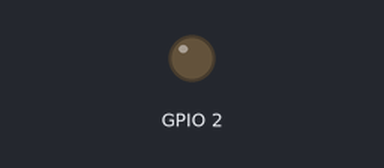
Bench run of a program on a simulated ESP8266 (NodeMCU). On the bench: output pins drawn as LEDs (lit = HIGH). Dashed ring = blinking. Storage starts empty; what the program prints to the serial monitor is not drawn.

Above: at 0.21 s.
At 2.91 s:
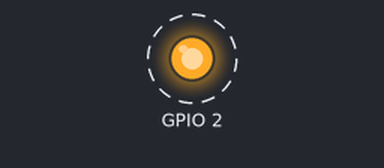
Timing chart, 0 to 3.2 s (numbered marks = the images above):
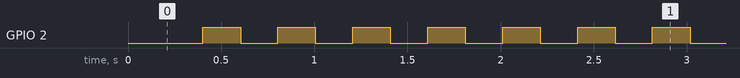

Measured:
- by itself, GPIO 2: alternates HIGH for 0.20 s and LOW for 0.20 s

The program:

main.cpp
```cpp
#include <Arduino.h>
#include<ESP8266WiFi.h>
#include<ESP8266mDNS.h>
#include <ESPAsyncUDP.h>
#include "init.hpp"
#include "LED.hpp"
#include <ArduinoOTA.h>
#include <SoftwareSerial.h>

#include "mcuInterface.h"

#include "global.h"

LED systemLed(2,ACTIVE_LOW);
SoftwareSerial swSer(5,4, false, 256);

int led_toggle_ts=0;
int dimmer_set_ts=0;
Dimmer dim("DIMMER",100);

void setup(){

  swSer.begin(115200);
  DEBUG_PORT.begin(115200);
  DEBUG_PORT.println("Esp8266 Booting..");
  //Wire.begin();

  spiffsInit();
  wifiInit();
  gpioInit();
  udpServerInit();
  otaSetup();
  DEBUG_PORT.println("Esp8266 Boot complete..");
}

void loop(){
  if(millis() - led_toggle_ts>200){
    led_toggle_ts = millis();
    systemLed.toggle();
  }

  if(millis() - dimmer_set_ts>50){
    dimmer_set_ts = millis();
    dim.increment();
  }


  #if 0
  Wire.beginTransmission(10);
  Wire.write(5);
  int rc = Wire.endTransmission();

  DEBUG_PORT.println("Wire Transmission result: " + rc);

  DEBUG_PORT.print("Reading from 10 1 byte = ");
  DEBUG_PORT.println(Wire.requestFrom(10,1));
#endif

  ArduinoOTA.handle();

}
```

LED.hpp
```cpp
#ifndef LED_H
#define LED_H
#include<Arduino.h>
enum ACTIVE_MODE{
  ACTIVE_LOW=0,
  ACTIVE_HIGH=1
};
class LED{
  uint8_t _pin;
  uint8_t _activeMode;
  uint8_t _state;
public:
  LED(uint8_t pin, uint8_t activeMode):
  _pin(pin), _activeMode(activeMode){
    pinMode(_pin,OUTPUT);
    OFF();

  }
  void ON(){
    digitalWrite(_pin,
      _activeMode == ACTIVE_HIGH? HIGH: LOW);
      _state=HIGH;
  }
  void OFF(){
    digitalWrite(_pin,
      _activeMode == ACTIVE_HIGH? LOW: HIGH);
      _state = LOW;
  }
  void toggle(){
    if(_state==HIGH){
      OFF();
    }else{
      ON();
    }
  }
};

#endif
```

global.h
```cpp
#ifndef GLOBAL_H
#define GLOBAL_H
#include <SoftwareSerial.h>
#define DEBUG_PORT Serial

extern SoftwareSerial swSer;

#endif
```

init.cpp
```cpp
#include <Arduino.h>
#include <FS.h>
#include <ESP8266WiFi.h>
#include "config.hpp"
#include <ESPAsyncUDP.h>
#include <ArduinoOTA.h>

#include "global.h"

void gpioInit(){

}


#define CONFIG_FILE "/config.conf"
Config conf;
int critical_error;

WiFiEventHandler onConnectHandler;
WiFiEventHandler onDisconnectHandler;
bool disconnected = false;
void onDisconnected(const WiFiEventStationModeDisconnected& event)
{
  DEBUG_PORT.println("Wifi Disconnected from accesspoint " + event.ssid +
  ". Reason [" + event.reason +"].");
  //connectWifi(ssid,passwd);
  disconnected = true;
}

void onConnected(const WiFiEventStationModeConnected& event){
  disconnected = false;
  DEBUG_PORT.println("Wifi connected to accespoint.");
  DEBUG_PORT.println("  SSID: " + event.ssid);
  char bssid[100];
  sprintf(bssid,"%02x:%02x:%02x:%02x:%02x:%02x",event.bssid[0],
  event.bssid[1],
  event.bssid[2],
  event.bssid[3],
  event.bssid[4],
  event.bssid[5]);
  DEBUG_PORT.print("  BSSID: " ); DEBUG_PORT.println(bssid);
  DEBUG_PORT.println("  Channel: " + event.channel);
}

void connectWifi(String &ssid,String &passwd)
{
  DEBUG_PORT.println("Connecting to " + ssid);
  WiFi.begin(ssid.c_str(),passwd.c_str());

}
void wifiInit(){
  onDisconnectHandler = WiFi.onStationModeDisconnected(&onDisconnected);
  onConnectHandler = WiFi.onStationModeConnected(&onConnected);

  if(!conf.parse(CONFIG_FILE))
  {
    critical_error = true;
  }

  if(conf.mode == "STA")
  {
    WiFi.mode(WIFI_STA);
    WiFi.softAP(conf.softApSSID.c_str(),conf.softApPasswd.c_str());
    DEBUG_PORT.println("Soft AP started.");
    DEBUG_PORT.print(" SSID: " + conf.softApSSID + " Passwd: " + conf.softApPasswd);

  }else if(conf.mode == "AP"){
    WiFi.mode(WIFI_AP);
    connectWifi(conf.apSSID,conf.apPasswd);
  }else if(conf.mode == "STA_AP"){
    WiFi.mode(WIFI_AP_STA);
    connectWifi(conf.apSSID,conf.apPasswd);
    WiFi.softAP(conf.softApSSID.c_str(),conf.softApPasswd.c_str());
    DEBUG_PORT.println("Soft AP started.");
    DEBUG_PORT.print(" SSID: " + conf.softApSSID + " Passwd: " + conf.softApPasswd);
  }
}

void spiffsInit(){
  DEBUG_PORT.print("Mounting SPIFFS..");
  if (!SPIFFS.begin()) {
    DEBUG_PORT.println("[ERR]");
    return;
  }
  DEBUG_PORT.println("[OK]");
}
#define SERVER_LISTEN_PORT 1234
AsyncUDP udp;

void udpServerInit(){
  DEBUG_PORT.print("Starting UDP server on port " + WiFi.localIP());
  DEBUG_PORT.print(":"+ String(SERVER_LISTEN_PORT));
  DEBUG_PORT.print(" ");
  if(udp.listen(SERVER_LISTEN_PORT)){
    DEBUG_PORT.println("[OK]");
    udp.onPacket([](AsyncUDPPacket packet) {
            DEBUG_PORT.print("UDP Packet Type: ");
            DEBUG_PORT.print(packet.isBroadcast()?"Broadcast":packet.isMulticast()?"Multicast":"Unicast");
            DEBUG_PORT.print(", From: ");
            DEBUG_PORT.print(packet.remoteIP());
            DEBUG_PORT.print(":");
            DEBUG_PORT.print(packet.remotePort());
            DEBUG_PORT.print(", To: ");
            DEBUG_PORT.print(packet.localIP());
            DEBUG_PORT.print(":");
            DEBUG_PORT.print(packet.localPort());
            DEBUG_PORT.print(", Length: ");
            DEBUG_PORT.print(packet.length());
            DEBUG_PORT.print(", Data: ");
            DEBUG_PORT.write(packet.data(), packet.length());
            DEBUG_PORT.println();});
  }else{
    DEBUG_PORT.println("[ERR]");
  }
}

void otaSetup(){
  DEBUG_PORT.println("OTA hostname: "+ conf.hostname);
  ArduinoOTA.setHostname(conf.hostname.c_str());
  ArduinoOTA.begin();
}
```

init.hpp
```cpp
#ifndef INIT_HPP
#define INIT_HPP

void gpioInit();
void wifiInit();
void spiffsInit();
void udpServerInit();
void otaSetup();

#endif
```

mcuInterface.h
```cpp
#ifndef MCUINERFACE_H
#define MCUINTERFACE_H
#include <Wire.h>
#if 0
class EspMcuInterface{

  public:
     EspMcuInterface();
     static init(){
       Wire.begin();
     }
     static sendCommand(){

     }
}
class ControlObject{

public:
  ControlObject(uint8_t addr, uint8_t code);
  sendCommand(uint8_t command,char *buff,int16_t len){

  }
private:
  uint8_t _code;
}

#endif

#include "global.h"

#define INTERFACE swSer

class Dimmer{
  const char * name;
  uint16_t value;
  uint16_t max;
public:
  Dimmer(const char *name,uint16_t max=20){
    this->name = name;
    this->max = max;
    this->value= max/2;
  }
  void setRangeMax(uint16_t m){
    INTERFACE.print(name);
    INTERFACE.println(" RANGE " + m);
  }
  void set(uint16_t val){
    INTERFACE.println(name + String(" SET ") + val);
    value = val;
  }
  uint16_t get(){
    return value;
  }
  void increment(){
    value++;
    if(value>max)
      value=0;
    set(value);
  }
};
#endif
```

config.hpp
```cpp
#ifndef CONFIG_HPP
#define CONFIG_HPP

#include <Arduino.h>
#include <FS.h>
#include <ArduinoJson.h>
#include <global.h>

enum WifiMode{
  STA,
  AP,
  STA_AP
};

struct Config{
  String softApSSID;
  String softApPasswd;
  String hostname;
  String apSSID;
  String apPasswd;
  String mode;

  bool parse(const char *file){
    File configFile = SPIFFS.open(file, "r");

  if(!configFile){
    DEBUG_PORT.println("Failed to open config file");
    return false;
  }else{
    DEBUG_PORT.println("Config file loaded.");
  }

  size_t size = configFile.size();
  DEBUG_PORT.print("Size of config file: "); DEBUG_PORT.println((int)size);
  if(size > 1024)
  {
    DEBUG_PORT.println("ERROR: Config file too large.");
    return false;
  }

  std::unique_ptr<char[]> buf(new char[size]{});
  configFile.readBytes(buf.get(),size);
  DynamicJsonBuffer j_buff;
  JsonObject &root= j_buff.parseObject(buf.get());

  if(!root.success()){
    DEBUG_PORT.println("ERROR parsing configuration.");
  }
  DEBUG_PORT.println("Configuration parsed sucessfully..");


  mode = root["mode"].asString();
  if(mode == "STA"){
    softApSSID = root["softApSSID"].asString();
    softApPasswd = root["softApPasswd"].asString();
  }else if(mode == "AP"){
    apSSID = root["apSSID"].asString();
    apPasswd = root["apPasswd"].asString();
  }else if(mode == "STA_AP"){
    softApSSID = root["softApSSID"].asString();
    softApPasswd = root["softApPasswd"].asString();
    apSSID = root["apSSID"].asString();
    apPasswd = root["apPasswd"].asString();
    hostname = root["hostname"].asString();
  }

  dumpConfig();
  return true;

  }

  void dumpConfig(){
    DEBUG_PORT.println("======= CONFIGURATION =======");
    DEBUG_PORT.println("  mode : " + mode);
    DEBUG_PORT.println("  softApSSID: " + softApSSID);
    DEBUG_PORT.println("  softApPasswd: " + softApPasswd);
    DEBUG_PORT.println("  apSSID: " + apSSID);
    DEBUG_PORT.println("  apPasswd: " + apPasswd);
  }
};


#endif
```
